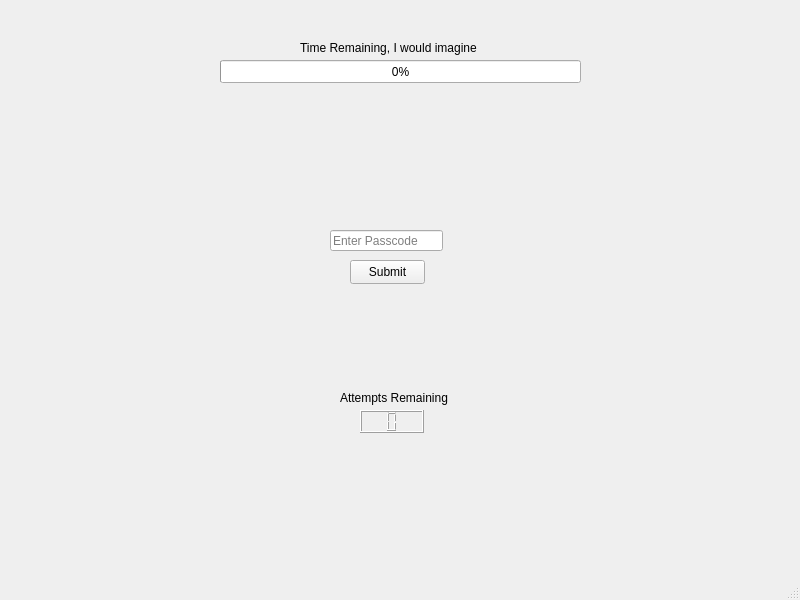
<?xml version="1.0" encoding="UTF-8"?>
<ui version="4.0">
 <class>MainWindow</class>
 <widget class="QMainWindow" name="MainWindow">
  <property name="geometry">
   <rect>
    <x>0</x>
    <y>0</y>
    <width>800</width>
    <height>600</height>
   </rect>
  </property>
  <property name="windowTitle">
   <string>MainWindow</string>
  </property>
  <widget class="QWidget" name="centralwidget">
   <widget class="QPushButton" name="pushButton">
    <property name="geometry">
     <rect>
      <x>350</x>
      <y>260</y>
      <width>75</width>
      <height>24</height>
     </rect>
    </property>
    <property name="text">
     <string>Submit</string>
    </property>
   </widget>
   <widget class="QLineEdit" name="lineEdit">
    <property name="geometry">
     <rect>
      <x>330</x>
      <y>230</y>
      <width>113</width>
      <height>21</height>
     </rect>
    </property>
    <property name="inputMethodHints">
     <set>Qt::ImhPreferNumbers</set>
    </property>
    <property name="text">
     <string/>
    </property>
    <property name="placeholderText">
     <string>Enter Passcode</string>
    </property>
   </widget>
   <widget class="QProgressBar" name="progressBar">
    <property name="geometry">
     <rect>
      <x>220</x>
      <y>60</y>
      <width>361</width>
      <height>23</height>
     </rect>
    </property>
    <property name="value">
     <number>0</number>
    </property>
   </widget>
   <widget class="QLabel" name="label">
    <property name="geometry">
     <rect>
      <x>300</x>
      <y>40</y>
      <width>181</width>
      <height>16</height>
     </rect>
    </property>
    <property name="text">
     <string>Time Remaining, I would imagine</string>
    </property>
   </widget>
   <widget class="QLCDNumber" name="lcdNumber">
    <property name="geometry">
     <rect>
      <x>360</x>
      <y>410</y>
      <width>64</width>
      <height>23</height>
     </rect>
    </property>
    <property name="digitCount">
     <number>1</number>
    </property>
    <property name="segmentStyle">
     <enum>QLCDNumber::Outline</enum>
    </property>
    <property name="intValue" stdset="0">
     <number>0</number>
    </property>
   </widget>
   <widget class="QLabel" name="label_2">
    <property name="geometry">
     <rect>
      <x>340</x>
      <y>390</y>
      <width>111</width>
      <height>16</height>
     </rect>
    </property>
    <property name="text">
     <string>Attempts Remaining</string>
    </property>
   </widget>
  </widget>
  <widget class="QMenuBar" name="menubar">
   <property name="geometry">
    <rect>
     <x>0</x>
     <y>0</y>
     <width>800</width>
     <height>22</height>
    </rect>
   </property>
  </widget>
  <widget class="QStatusBar" name="statusbar"/>
 </widget>
 <resources/>
 <connections/>
</ui>
